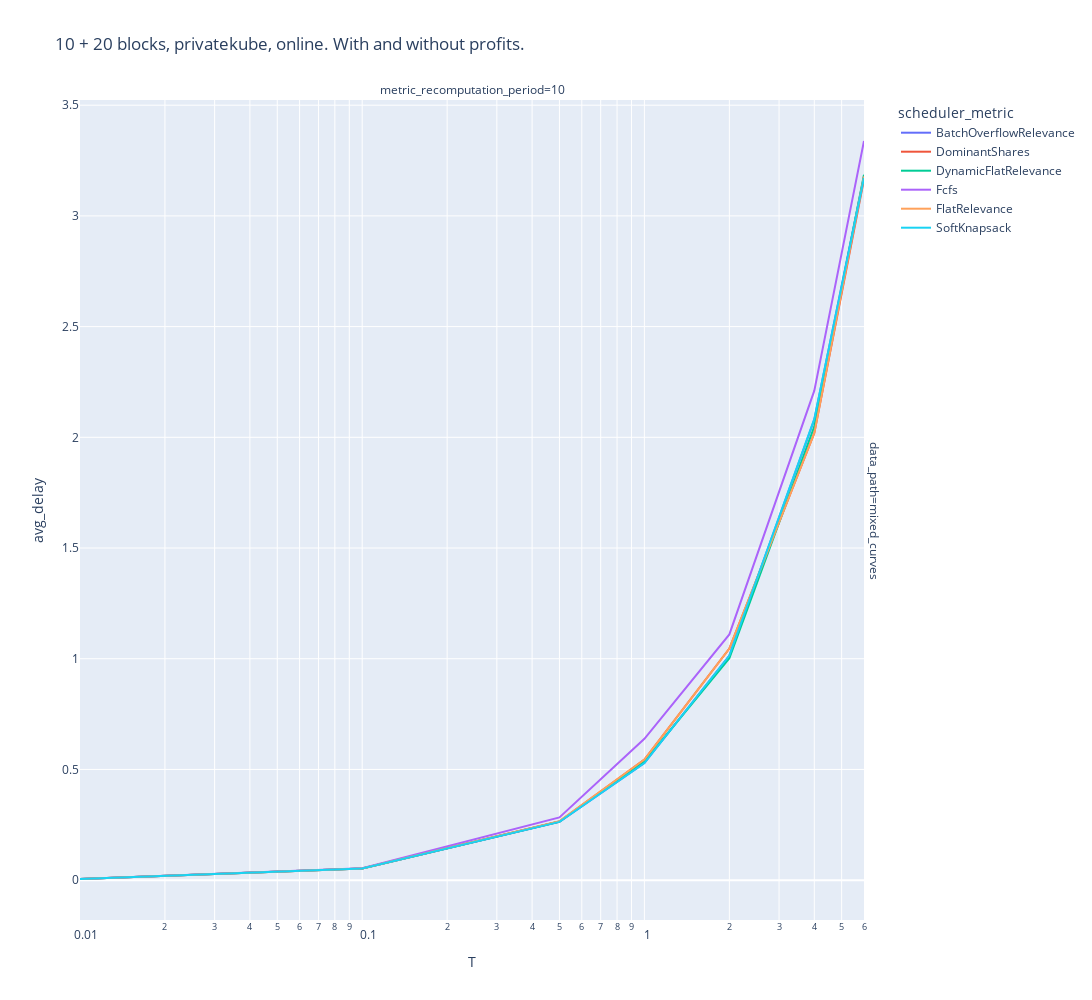

Notebook code cell kept with this figure:
### Code cell
rdf = load_ray_experiment(Path("/home/pierre/privacypacking/logs/ray/run_and_report_2021-12-09_15-35-44"))
# rdf = load_ray_experiment(Path("/home/pierre/privacypacking/logs/ray/run_and_report_2021-12-10_13-46-19"))

rdf.columns
rdf["avg_delay"] = rdf.allocated_tasks_scheduling_delays.apply(lambda x: np.mean(x))
rdf["p95"] = rdf.allocated_tasks_scheduling_delays.apply(lambda x: np.percentile(x, 95))

fig = px.line(
    rdf.sort_values(["T", "scheduler_metric"]).query("T <= 6"),
    x="T",
    y="avg_delay",
    color="scheduler_metric",
    log_x=True,
    width=1200,
    height=1000,
    # range_y=[0,15_000],
    title="10 + 20 blocks, privatekube, online. With and without profits.",
    facet_col="metric_recomputation_period",
    facet_row="data_path",
    facet_col_wrap=2,
)
fig

### Figure 1 — Plotly figure (JSON) as saved in the notebook; plotly's stock layout.template omitted (floating-point values rounded to 4 significant figures)
{"data": [{"hovertemplate": "scheduler_metric=BatchOverflowRelevance<br>data_path=mixed_curves<br>metric_recomputation_period=10<br>T=%{x}<br>avg_delay=%{y}<extra></extra>", "legendgroup": "BatchOverflowRelevance", "line": {"color": "#636efa", "dash": "solid"}, "marker": {"symbol": "circle"}, "mode": "lines", "name": "BatchOverflowRelevance", "orientation": "v", "showlegend": true, "type": "scatter", "x": [0.01, 0.1, 0.5, 1, 2, 4, 6], "xaxis": "x", "y": [0.005191, 0.05291, 0.2635, 0.5288, 1.014, 2.08, 3.18], "yaxis": "y"}, {"hovertemplate": "scheduler_metric=DominantShares<br>data_path=mixed_curves<br>metric_recomputation_period=10<br>T=%{x}<br>avg_delay=%{y}<extra></extra>", "legendgroup": "DominantShares", "line": {"color": "#EF553B", "dash": "solid"}, "marker": {"symbol": "circle"}, "mode": "lines", "name": "DominantShares", "orientation": "v", "showlegend": true, "type": "scatter", "x": [0.01, 0.1, 0.5, 1, 2, 4, 6], "xaxis": "x", "y": [0.005208, 0.05288, 0.2645, 0.5446, 1.046, 2.02, 3.165], "yaxis": "y"}, {"hovertemplate": "scheduler_metric=DynamicFlatRelevance<br>data_path=mixed_curves<br>metric_recomputation_period=10<br>T=%{x}<br>avg_delay=%{y}<extra></extra>", "legendgroup": "DynamicFlatRelevance", "line": {"color": "#00cc96", "dash": "solid"}, "marker": {"symbol": "circle"}, "mode": "lines", "name": "DynamicFlatRelevance", "orientation": "v", "showlegend": true, "type": "scatter", "x": [0.01, 0.1, 0.5, 1, 2, 4, 6], "xaxis": "x", "y": [0.005191, 0.05291, 0.2648, 0.5352, 1.002, 2.048, 3.186], "yaxis": "y"}, {"hovertemplate": "scheduler_metric=Fcfs<br>data_path=mixed_curves<br>metric_recomputation_period=10<br>T=%{x}<br>avg_delay=%{y}<extra></extra>", "legendgroup": "Fcfs", "line": {"color": "#ab63fa", "dash": "solid"}, "marker": {"symbol": "circle"}, "mode": "lines", "name": "Fcfs", "orientation": "v", "showlegend": true, "type": "scatter", "x": [0.01, 0.1, 0.5, 1, 2, 4, 6], "xaxis": "x", "y": [0.005249, 0.05367, 0.2834, 0.6384, 1.11, 2.211, 3.338], "yaxis": "y"}, {"hovertemplate": "scheduler_metric=FlatRelevance<br>data_path=mixed_curves<br>metric_recomputation_period=10<br>T=%{x}<br>avg_delay=%{y}<extra></extra>", "legendgroup": "FlatRelevance", "line": {"color": "#FFA15A", "dash": "solid"}, "marker": {"symbol": "circle"}, "mode": "lines", "name": "FlatRelevance", "orientation": "v", "showlegend": true, "type": "scatter", "x": [0.01, 0.1, 0.5, 1, 2, 4, 6], "xaxis": "x", "y": [0.005208, 0.05307, 0.2666, 0.5446, 1.046, 2.02, 3.178], "yaxis": "y"}, {"hovertemplate": "scheduler_metric=SoftKnapsack<br>data_path=mixed_curves<br>metric_recomputation_period=10<br>T=%{x}<br>avg_delay=%{y}<extra></extra>", "legendgroup": "SoftKnapsack", "line": {"color": "#19d3f3", "dash": "solid"}, "marker": {"symbol": "circle"}, "mode": "lines", "name": "SoftKnapsack", "orientation": "v", "showlegend": true, "type": "scatter", "x": [0.01, 0.1, 0.5, 1, 2, 4, 6], "xaxis": "x", "y": [0.005191, 0.05291, 0.2633, 0.529, 1.014, 2.083, 3.171], "yaxis": "y"}], "layout": {"annotations": [{"font": {}, "showarrow": false, "text": "metric_recomputation_period=10", "x": 0.49, "xanchor": "center", "xref": "paper", "y": 1, "yanchor": "bottom", "yref": "paper"}, {"font": {}, "showarrow": false, "text": "data_path=mixed_curves", "textangle": 90, "x": 0.98, "xanchor": "left", "xref": "paper", "y": 0.5, "yanchor": "middle", "yref": "paper"}], "height": 1000, "legend": {"title": {"text": "scheduler_metric"}, "tracegroupgap": 0}, "title": {"text": "10 + 20 blocks, privatekube, online. With and without profits."}, "width": 1200, "xaxis": {"anchor": "y", "domain": [0, 0.98], "title": {"text": "T"}, "type": "log"}, "yaxis": {"anchor": "x", "domain": [0, 1], "title": {"text": "avg_delay"}}}}
